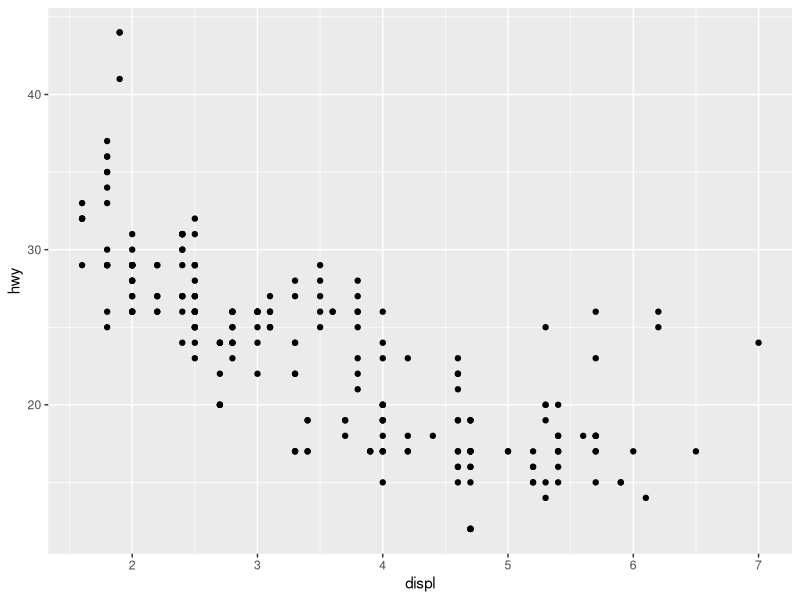
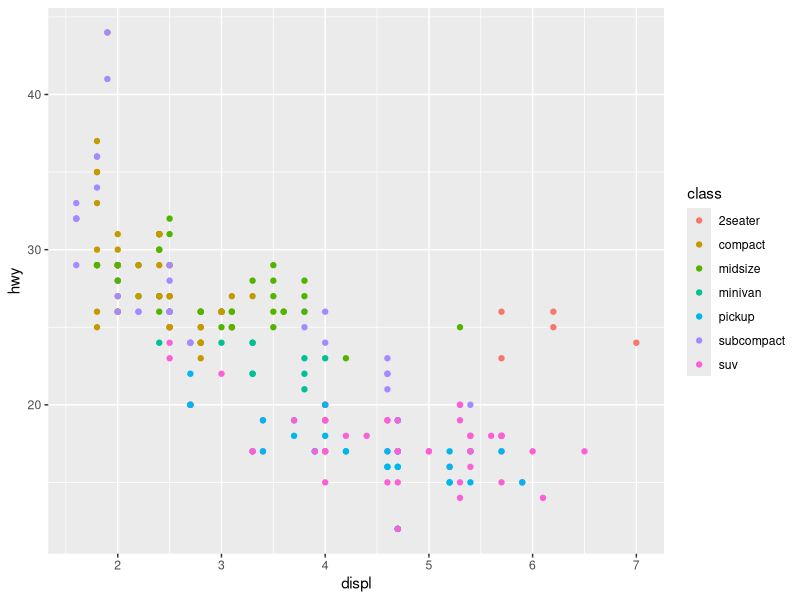
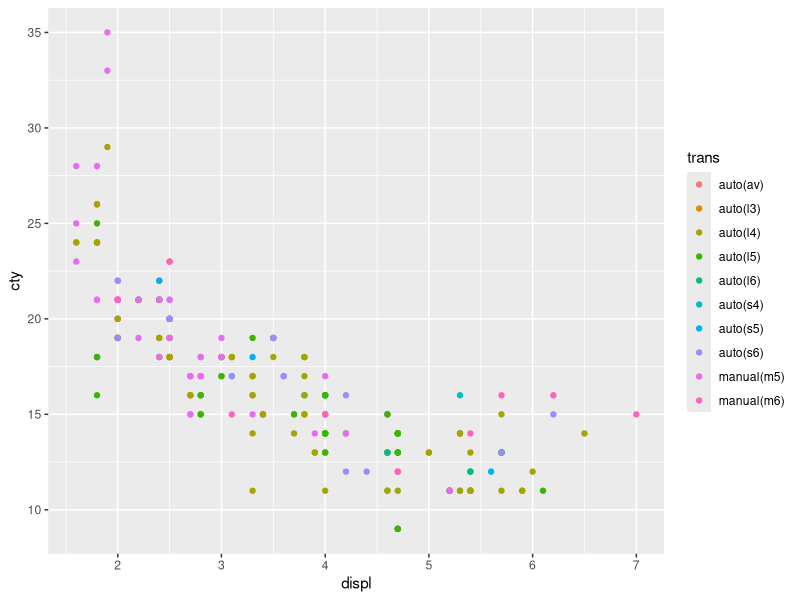
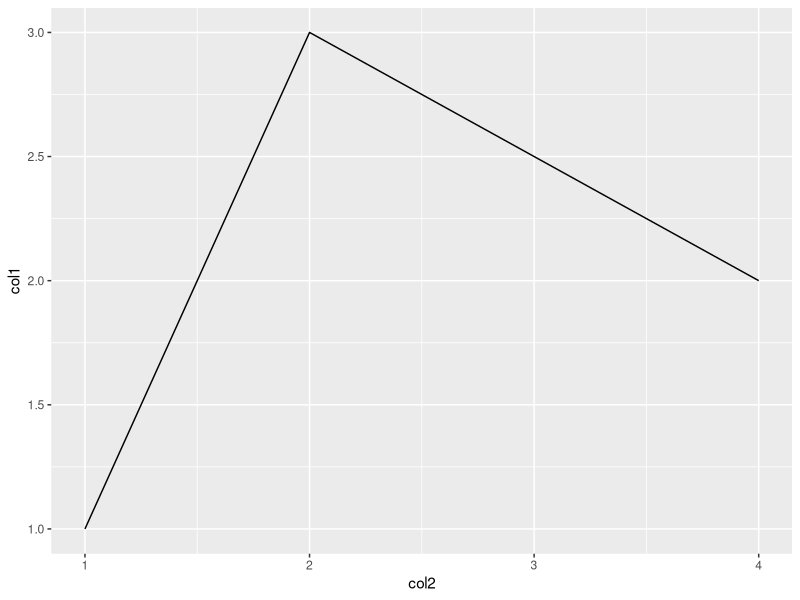
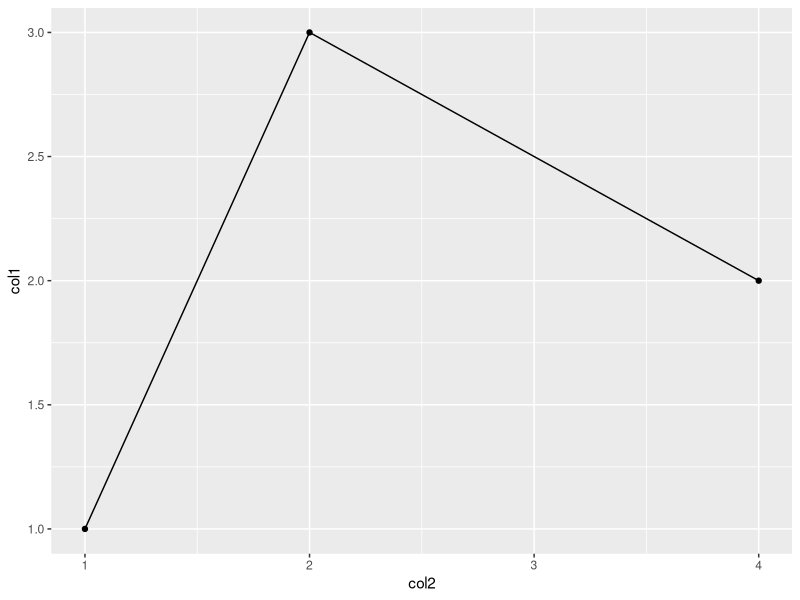
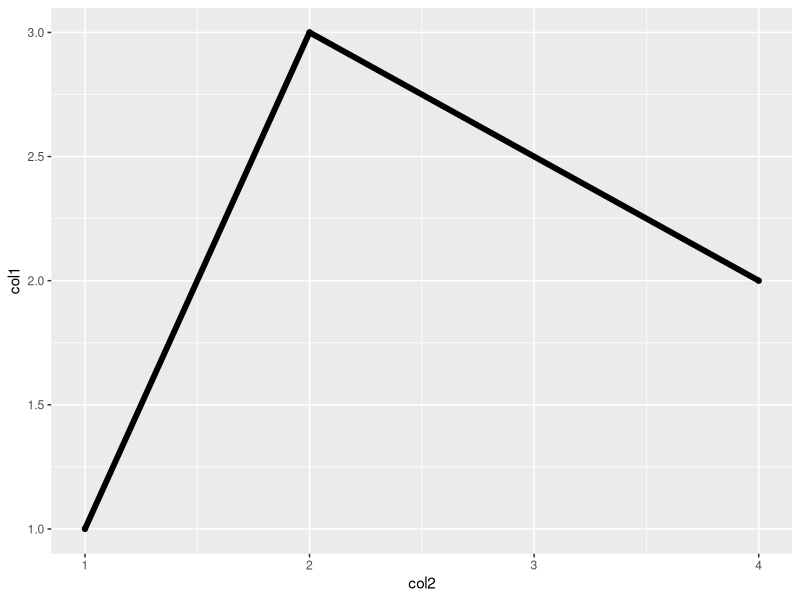
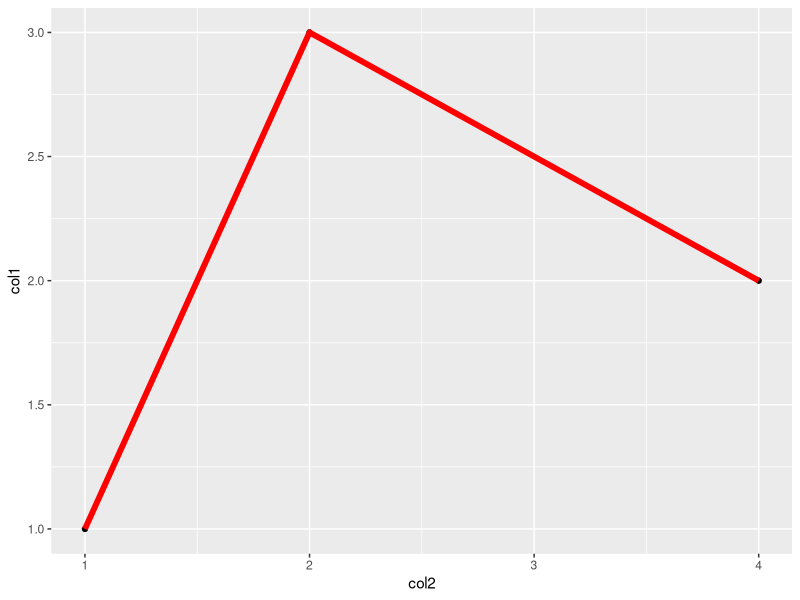
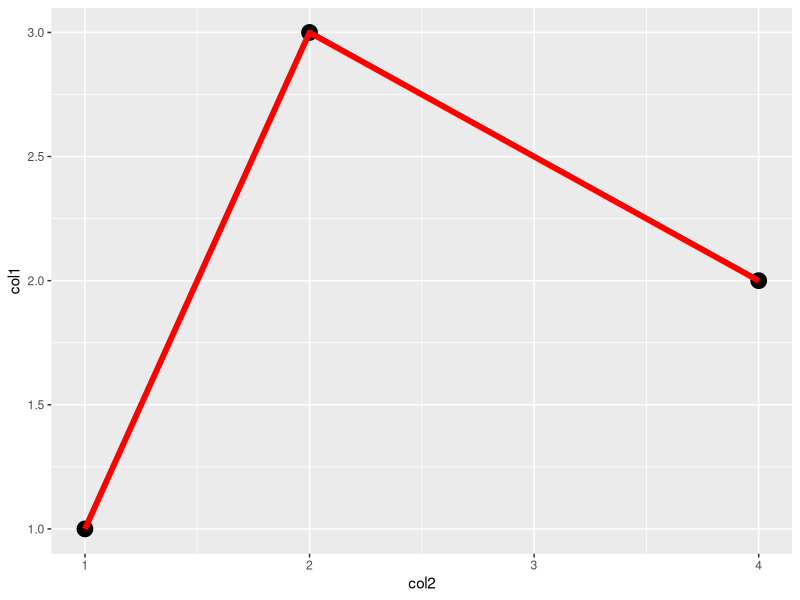

Reproduce these figures in R, in order.
## ---- chunk 1
knitr::opts_chunk$set(echo = TRUE)
## ---- chunk 2
#install.packages("ggplot2")
library(ggplot2)
## ---- chunk 3
#
head(mpg)

ggplot(mpg, aes(displ, hwy)) +
    geom_point()

#add color
ggplot(mpg, aes(displ, hwy, color = class)) +
    geom_point()

#change variables
ggplot(mpg, aes(displ, cty, color = trans)) +
    geom_point()
#

## ---- chunk 4
#create data frame
df = data.frame(col1 = 1:3, col2 = c(1,4,2))

#line plot 
ggplot(df, aes(col2, col1)) +
    geom_line()

#layer points
ggplot(df, aes(col2, col1)) +
    geom_line() +
    geom_point()

#add parameters
ggplot(df, aes(col2, col1)) +
    geom_point() +
    geom_line(size = 2)

#
ggplot(df, aes(col2, col1)) +
    geom_point() +
    geom_line(size = 2, color = "red")

#
ggplot(df, aes(col2, col1)) +
    geom_point(size = 5) +
    geom_line(size = 2, color = "red")

#
ggplot(df, aes(col2, col1)) +
    geom_point(size = 5, shape = 21) +
    geom_line(size = 2, color = "red")

#
ggplot(df, aes(col2, col1)) +
    geom_point(size = 5, shape = 21, stroke = 3) +
    geom_line(size = 2, color = "red")

